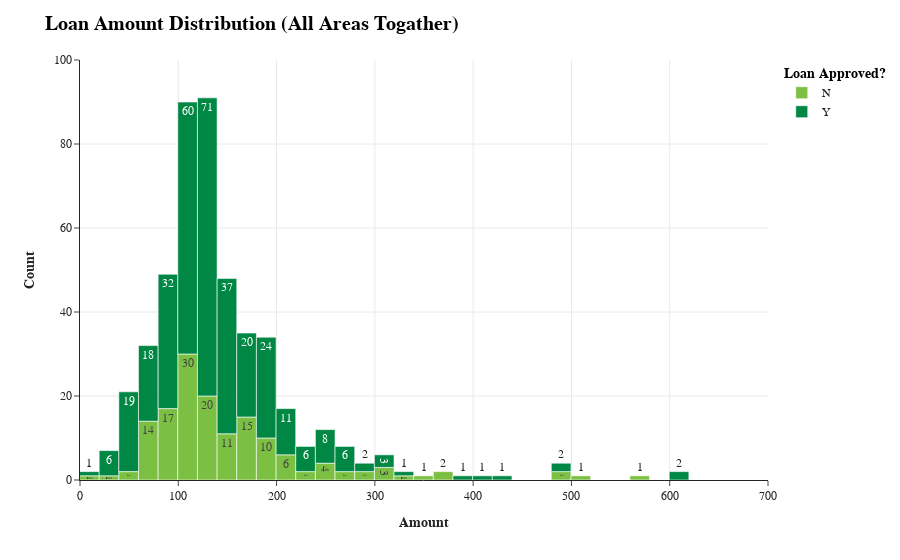

Write notebook code for a chart like this one.
### Code cell
fig=px.histogram(loan_data.sort_values('Loan_Status', ascending=True), x='LoanAmount' , 
                 color='Loan_Status', nbins=50, text_auto=True, template='simple_white', 
                 color_discrete_sequence=['#7bc043','#008744'])

fig.update_yaxes(showgrid=True)
fig.update_xaxes(showgrid=True) 

fig.update_layout(bargap=0)
fig.update_layout(yaxis_range=[0,100])
fig.update_layout(xaxis_range=[0,700])

fig.update_layout(
    title='<b>Loan Amount Distribution (All Areas Togather)</b>',
    font_family="Times New Roman",
    title_font_family="Times New Roman",
    title_font_color="#000000",
    title_font_size=20,
    xaxis_title="<b>Amount</b>",
    yaxis_title="<b>Count</b>",
    legend_title='<b>Loan Approved?</b>',
    legend_title_font_color='#000000',
    plot_bgcolor = '#ffffff'
)

### Figure 1 — Plotly figure (JSON) as saved in the notebook; plotly's stock layout.template omitted (floating-point values rounded to 4 significant figures; data arrays with more than 128 entries replaced by an {"elided": "..."} marker saying what was removed)
{"data": [{"alignmentgroup": "True", "bingroup": "x", "hovertemplate": "Loan_Status=N<br>LoanAmount=%{x}<br>count=%{y}<extra></extra>", "legendgroup": "N", "marker": {"color": "#7bc043", "pattern": {"shape": ""}}, "name": "N", "nbinsx": 50, "offsetgroup": "N", "orientation": "v", "showlegend": true, "texttemplate": "%{value}", "type": "histogram", "x": {"elided": "148 int values"}, "xaxis": "x", "yaxis": "y"}, {"alignmentgroup": "True", "bingroup": "x", "hovertemplate": "Loan_Status=Y<br>LoanAmount=%{x}<br>count=%{y}<extra></extra>", "legendgroup": "Y", "marker": {"color": "#008744", "pattern": {"shape": ""}}, "name": "Y", "nbinsx": 50, "offsetgroup": "Y", "orientation": "v", "showlegend": true, "texttemplate": "%{value}", "type": "histogram", "x": {"elided": "332 int values"}, "xaxis": "x", "yaxis": "y"}], "layout": {"autosize": true, "bargap": 0, "barmode": "relative", "font": {"family": "Times New Roman"}, "legend": {"title": {"font": {"color": "#000000"}, "text": "<b>Loan Approved?</b>"}, "tracegroupgap": 0}, "margin": {"t": 60}, "plot_bgcolor": "#ffffff", "title": {"font": {"color": "#000000", "family": "Times New Roman", "size": 20}, "text": "<b>Loan Amount Distribution (All Areas Togather)</b>"}, "xaxis": {"anchor": "y", "domain": [0, 1], "range": [0, 700], "showgrid": true, "title": {"text": "<b>Amount</b>"}, "type": "linear"}, "yaxis": {"anchor": "x", "domain": [0, 1], "range": [0, 100], "showgrid": true, "title": {"text": "<b>Count</b>"}}}}
